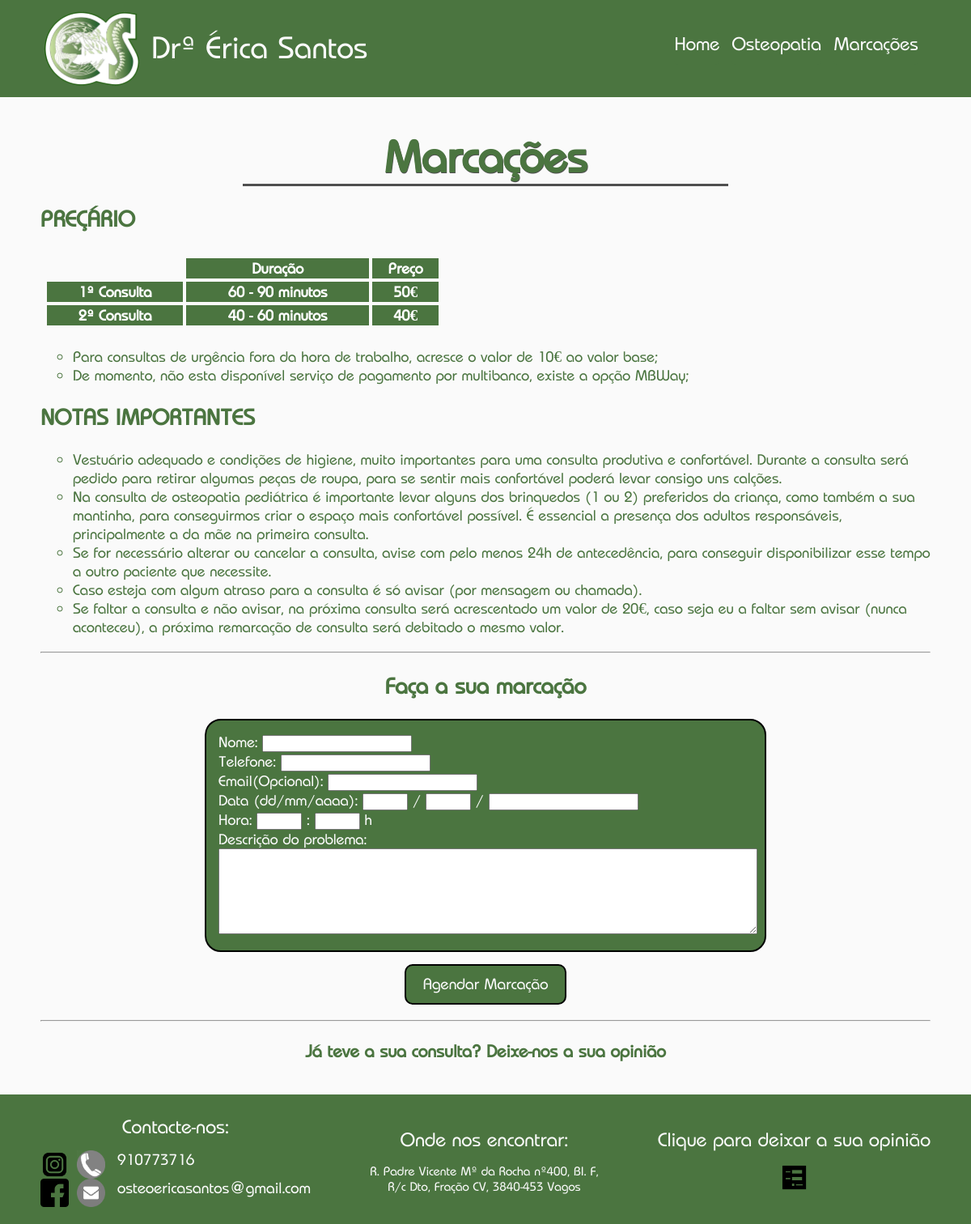
The page /marcacoes/ on the database its author committed.
### eso/models.py (models this page shows, shortened)
class AppointmentGeneralInformation(models.Model):
    first_appointment_min_time = models.TextField()
    first_appointment_max_time = models.TextField()
    first_appointment_base_price = models.TextField()
    second_appointment_min_time = models.TextField()
    second_appointment_max_time = models.TextField()
    second_appointment_base_price = models.TextField()

class AppointmentsDescription(models.Model):
    text = models.TextField()

class AppointmentsImportantNotes(models.Model):
    text = models.TextField()

### eso/views.py (the view, shortened to what this page needs)
# urls.py: path('marcacoes/', scheduling_page, name='scheduling_page'),
def scheduling_page(request):
    appointments_descriptions = AppointmentsDescription.objects.all()
    appointments_important_notes = AppointmentsImportantNotes.objects.all()
    appointments_general_information = get_object_or_404(AppointmentGeneralInformation)
    context = {
        "appointments_descriptions": appointments_descriptions,
        "appointments_important_notes": appointments_important_notes,
        "appointments_general_information": appointments_general_information
    }
    return render(request=request, template_name='eso/scheduling_page.html', context=context)

### eso/templates/eso/scheduling_page.html (shortened to what this page needs)
{% extends "eso/base.html" %}
{% load static %}
{% block main-content %}
<h1>Marcações</h1>
<h2>PREÇÁRIO</h2>
<div>
    <table>
        <tr>
            <th class="table_empty_cell"></th>
            <th>Duração</th>
            <th>Preço</th>
        </tr>
        <tr>
            <th>1ª Consulta</th>
            <th>{{appointments_general_information.first_appointment_min_time}} - {{appointments_general_information.first_appointment_max_time}} minutos</th>
            <th>{{appointments_general_information.first_appointment_base_price}}</th>
        </tr>
        <tr>
            <th>2ª Consulta</th>
            <th>{{appointments_general_information.second_appointment_min_time}} - {{appointments_general_information.second_appointment_max_time}} minutos</th>
            <th>{{appointments_general_information.second_appointment_base_price}}</th>
        </tr>
    </table>
</div>
<ul id="appointments-descriptions">
    {% for appointment_description in appointments_descriptions %}
        <li class="list-with-decorators">{{appointment_description.text}}</li>
    {% endfor %}
</ul>
<h2>NOTAS IMPORTANTES</h2>
<ul id="appointments-important-notes">
    {% for appointments_important_note in appointments_important_notes %}
        <li class="list-with-decorators">{{appointments_important_note.text}}</li>
    {% endfor %}
</ul>
<hr>
<h2 class="centered-text">Faça a sua marcação</h2>
<div class="container-form">
    <form method="POST" name="appointment-form" action="/marcacoes/">
    <div class="appointment-form-field">
        <label for="appointment-form-name">Nome: </label>
        <input type="text" id="appointment-form-name" name="name">
    </div>
    <div class="appointment-form-field">
        <label for="appointment-form-phone">Telefone: </label>
        <input type="tel" id="appointment-form-phone" name="phone">
    </div>
    <div class="appointment-form-field">
        <label for="appointment-form-email">Email(Opcional): </label>
        <input type="email" id="appointment-form-email" name="email">
    </div>
    <div class="appointment-form-field">
        <label for="appointment-form-day">Data (dd/mm/aaaa): </label>
        <input type="number" id="appointment-form-day" name="day" max="31" min="1"> /
        <input type="number" id="appointment-form-month" name="month" max="12" min="1"> /
        <input type="number" id="appointment-form-year" name="year" min="2021">
    </div>
    <div class="appointment-form-field">
        <label for="appointment-form-hour">Hora: </label>
        <input type="number" id="appointment-form-hour" name="hour" min="00" max="24"> :
        <input type="number" id="appointment-form-minutes" name="minutes" min="00" max="60"> h
    </div>
    <div class="appointment-form-field">
        <label for="appointment-form-description">Descrição do problema: </label>
        <textarea type="text" id="appointment-form-description" name="description" maxlength="500"></textarea>
    </div>
    </form>
    <button class="standard-button" id="appointment-form-button-submit" ng-click="validateAppointmentForm()" name="appointment-form">Agendar Marcação</button>
</div>
<hr>
<h3  id="opinions-link" class="centered-text"><a href="{% url 'opinion_page' %}">Já teve a sua consulta? Deixe-nos a sua opinião</a></h3>
{% endblock %}

### eso/static/eso/styles/styles.css (style rules this page uses)
html { scroll-behavior: smooth; }
body { box-sizing: border-box; background-color: #fafafa; color: #4B7540; margin: 0; font-family: 'BauhausCustom'; font-size: 1em; }
pre, button { font-family: 'BauhausCustom', serif; }
a, a:hover { text-decoration: none; color: #4B7540; }
li { list-style: none; }
h1 { text-align: center; text-shadow: #4f4f4f 0.5px 0.5px; font-size: 3em; border-bottom: solid 3px #4f4f4f; width: 600px; margin: 20px auto; }
#osteopathy_advantages li, #pediatric_osteopathy_reasons li, #specializations li, .list-with-decorators { list-style: circle; }
table { width: 500px; color: white; padding: 5px; }
table tr, table th { border: 1px solid #fafafa; }
tr { background-color: #4B7540; }
.table_empty_cell { background-color: #fafafa; }
.centered-text { text-align: center; }
.container-form { display: flex; flex-direction: column; }
form { background-color: #4B7540; color: #fafafa; width: 60%; margin-left: auto; margin-right: auto; margin-bottom: 15px; padding: 15px; border: 2px solid black; border-radius: 20px; }
textarea { width: 100%; height: 100px; }
button { margin-right: auto; margin-left: auto; margin-bottom: 10px; background-color: #4B7540; color: #fafafa; border: 2px solid black; border-radius: 10px; width: 200px; height: 50px; font-size: 20px; transition: all .2s linear; }
#opinions-link a { padding: 15px; transition: all .2s linear; }

### rows shown on the page
AppointmentGeneralInformation: first_appointment_min_time "60", first_appointment_max_time "90", first_appointment_base_price "50€", second_appointment_min_time "40", second_appointment_max_time "60", second_appointment_base_price "40€"
AppointmentsDescription: text "Para consultas de urgência fora da hora de trabalho, acresce o valor de 10€ ao valor base;"
AppointmentsDescription: text "De momento, não esta disponível serviço de pagamento por multibanco, existe a opção MBWay;"
AppointmentsImportantNotes: text "Vestuário adequado e condições de higiene, muito importantes para uma consulta produtiva e confortável. Durante a consulta será pedido para retirar algumas peças de roupa, para se sentir mais confortável poderá levar consigo uns calções."
AppointmentsImportantNotes: text "Na consulta de osteopatia pediátrica é importante levar alguns dos brinquedos (1 ou 2) preferidos da criança, como também a sua mantinha, para conseguirmos criar o espaço mais confortável possível. É essencial a presença dos adultos responsáveis, principalmente a da mãe na primeira consulta."
AppointmentsImportantNotes: text "Se for necessário alterar ou cancelar a consulta, avise com pelo menos 24h de antecedência, para conseguir disponibilizar esse tempo a outro paciente que necessite."
AppointmentsImportantNotes: text "Caso esteja com algum atraso para a consulta é só avisar (por mensagem ou chamada)."
AppointmentsImportantNotes: text "Se faltar a consulta e não avisar, na próxima consulta será acrescentado um valor de 20€, caso seja eu a faltar sem avisar (nunca aconteceu), a próxima remarcação de consulta será debitado o mesmo valor."
